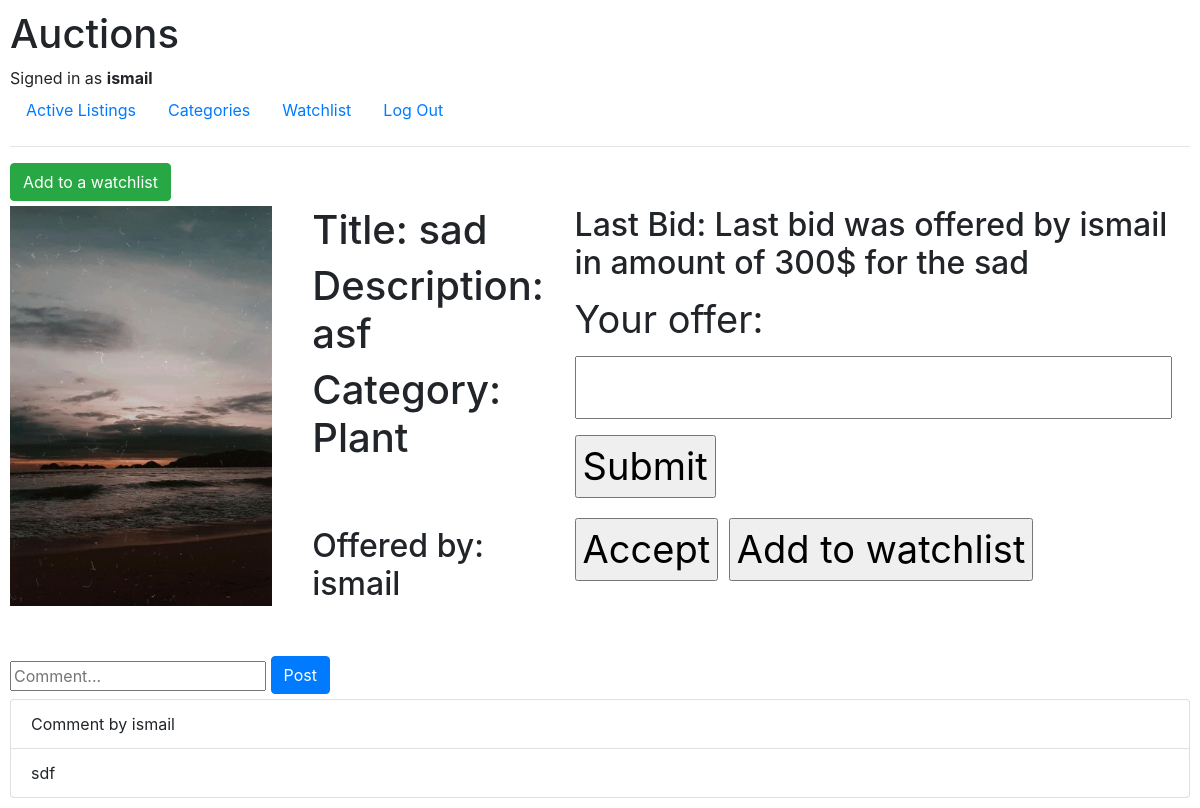
Screenshot of /listing/3 (signed in) with the database file from the repository.
### auctions/models.py (models this page shows, shortened)
class User(AbstractUser):
    username = models.CharField(max_length=32, unique = True)
    USERNAME_FIELD = 'username'
    REQUIRED_FIELDS = ()

class Listing(models.Model):
    title = models.CharField(max_length= 64)
    description = models.CharField(max_length= 128)
    img = models.ImageField(upload_to = 'auctions/media/images')
    isActive = models.BooleanField(default= True, blank=True)
    owner = models.ForeignKey(User, on_delete = models.CASCADE, related_name="user")
    categories = models.ForeignKey(Category, on_delete = models.CASCADE, blank= True, null = True, related_name = "category", default = "None")
    price = models.IntegerField(default = 0)
    watchlist = models.ManyToManyField(User, blank = True, null = True, related_name = "userTo")

class Category(models.Model):
    categoryName = models.CharField(max_length=50)
    def __str__(self):
        return self.categoryName

class Comments(models.Model):
    writer = models.ForeignKey(User, on_delete = models.CASCADE)
    text = models.CharField(max_length=300)
    listing = models.ForeignKey(Listing, on_delete = models.CASCADE,)

### auctions/views.py (the view)
# urls.py: path("listing/<int:itemID>", views.viewListing, name = "listing"),
@login_required(login_url= 'auctions:login')
def viewListing(request, itemID):
    listing = Listing.objects.get(id = itemID)  #Gets the relevant post
    form = bidForm()
    isListinginWatchlist = request.user in listing.watchlist.all() #returns the boolean if user in watchlist
    if request.method == "POST" and 'place' in request.POST: #BID FORM
        new_bid = request.POST.get("new_bid")
        f = Bid(bid_offer = new_bid, listing_offer = listing, bid_owner = request.user)
        f.save()
        return HttpResponseRedirect(f'./{itemID}')
    cat = listing.categories
    bid = Bid.objects.filter(listing_offer_id=itemID).order_by("bid_offer").values()
    last_bid = bid.last()# the last value of sorted list of bids
    bid_offer = last_bid["bid_offer"] # gets the max value of bid offers
    bid_owner = User.objects.filter(id=last_bid['bid_owner_id'])
    for i in bid_owner:# gets username without brackets
        bid_owner = i
    if request.method == "POST" and 'accept' in request.POST:
        listing.isActive = False
        listing.save()
        return HttpResponseRedirect(f'./{itemID}')
    allComments = Comments.objects.filter(listing = listing)
    message = f"Last bid was offered by {bid_owner} in amount of {bid_offer}$ for the {listing.title}"
    context = {'Listing': listing, 'title': listing.title, 'description': listing.description,
                    'owner':listing.owner, 'category': cat, 'image':listing.img, 'bid':message, 'itemID': itemID,
                    'form': form, 'isActive':listing.isActive, 'isWatching': isListinginWatchlist, 'comments':allComments}
    return render(request, "auctions/listing.html", context)

### auctions/views.py
class bidForm(forms.Form):
    new_bid = forms.IntegerField(label = "Your offer")

### auctions/templates/auctions/listing.html (shortened to what this page needs)
{% extends 'auctions/layout.html' %}
{% block body %}
{% if isWatching %}
<form action="{% url 'auctions:removeWatchlist' itemID %}" method = "post">
    {% csrf_token %}
    <button type="submit" class = "btn btn-danger">Remove from a watchlist</button>
</form>
{% else %}
<form action="{% url 'auctions:addWatchlist' itemID %}" method = "post">
    <button type="submit" class = "btn btn-success">Add to a watchlist</button>
</form>
{% endif %}
<div class = "listing">
<img src = "/{{image}}" class = "image" alt = "Check your internet connection!">
<div class = "info">
    <h1>Title: {{title}}</h1>
    <h1>Description: {{description}}</h1>
    <h1>Category: {{category}}</h1><br>
    <h2>Offered by: {{owner}}</h2>
</div>
<div class = "bid">
    <h2>Last Bid: {{bid}}</h2>
    <form action = "{% url 'auctions:listing' itemID %}" method = "post" name = "form">
        {{form.as_p}}
        {% if isActive %}
        <input type = "submit" value = "Submit" name ="place">
        {% else %}
        <h2>You can't submit anymore because the post is not active</h2>
        {% endif %}
    </form>
    <form action = "{% url 'auctions:listing' itemID %}" method = "post">
    {%if user.id == owner.id%}
        <input type = "submit" value = "Accept" id = "accept_bid" name = "accept">
    {% endif %}
    <input type="submit" value = "Add to watchlist" name ="watchlist_add">
    </form>
</div>
</div>
<form action="{% url 'auctions:addcomment' itemID %}" method = "post">
    <input type="text" placeholder = "Comment..." name = "text_field">
    <button type="submit" class = "btn btn-primary">Post</button>
</form>
{% for comment in comments %}
<div class = "comment">
<ul class="list-group">
    <li class="list-group-item">Comment by {{comment.writer}}</li>
    <li class="list-group-item">{{comment.text}}</li>
  </ul>
</div>
{% endfor %}
{% endblock body %}

### auctions/templates/auctions/layout.html (shortened to what this page needs)
{% load static %}
<!DOCTYPE html>
<html lang="en">
    <head>
        <link rel="stylesheet" href="https://stackpath.bootstrapcdn.com/bootstrap/4.4.1/css/bootstrap.min.css">
        <link href="{% static 'auctions/styles.css' %}" rel="stylesheet">
    </head>
    <body class = "body">
        <h1>Auctions</h1>
        <div>
            {% if user.is_authenticated %}
                Signed in as <strong>{{ user.username }}</strong>
            {% else %}
                Not signed in.
            {% endif %}
        </div>
        <ul class="nav">
            <li class="nav-item">
                <a class="nav-link" href="{% url 'auctions:index' %}">Active Listings</a>
            </li>
            {% if user.is_authenticated %}
            <li class = "nav-item">
                <a class = "nav-link" href = "{% url 'auctions:categories' %}">Categories</a>
            </li>
            <li class = "nav-item">
                <a class = "nav-link" href = "{% url 'auctions:watchlist' %}">Watchlist </a>
            </li>
                <li class="nav-item">
                    <a class="nav-link " href="{% url 'auctions:logout' %}">Log Out</a>
                </li>
            {% endif %}
        </ul>
        <hr>
        {% block body %}
        {% endblock %}
    </body>
</html>

### auctions/static/auctions/styles.css (style rules this page uses)
body { padding: 10px; }
.image { width:450px; height: 400px; margin-right:40px; }
.listing { display:flex; font-size: 38px; }
.info { display:flex; flex-flow:column; width:450px; height:450px; }
#accept_bid { margin-top:20px; }
.comment { border-bottom: blue 2px; border-top:red 3px; }
.btn { margin-bottom:5px; }

### rows the page displays
User: username "ismail"
Listing: img (picture), title "sad", description "asf"
Category: categoryName "Plant"
Comments: writer "ismail", text "sdf"

### other values shown
{{ bid }} "Last bid was offered by ismail in amount of 300$ for the sad"
